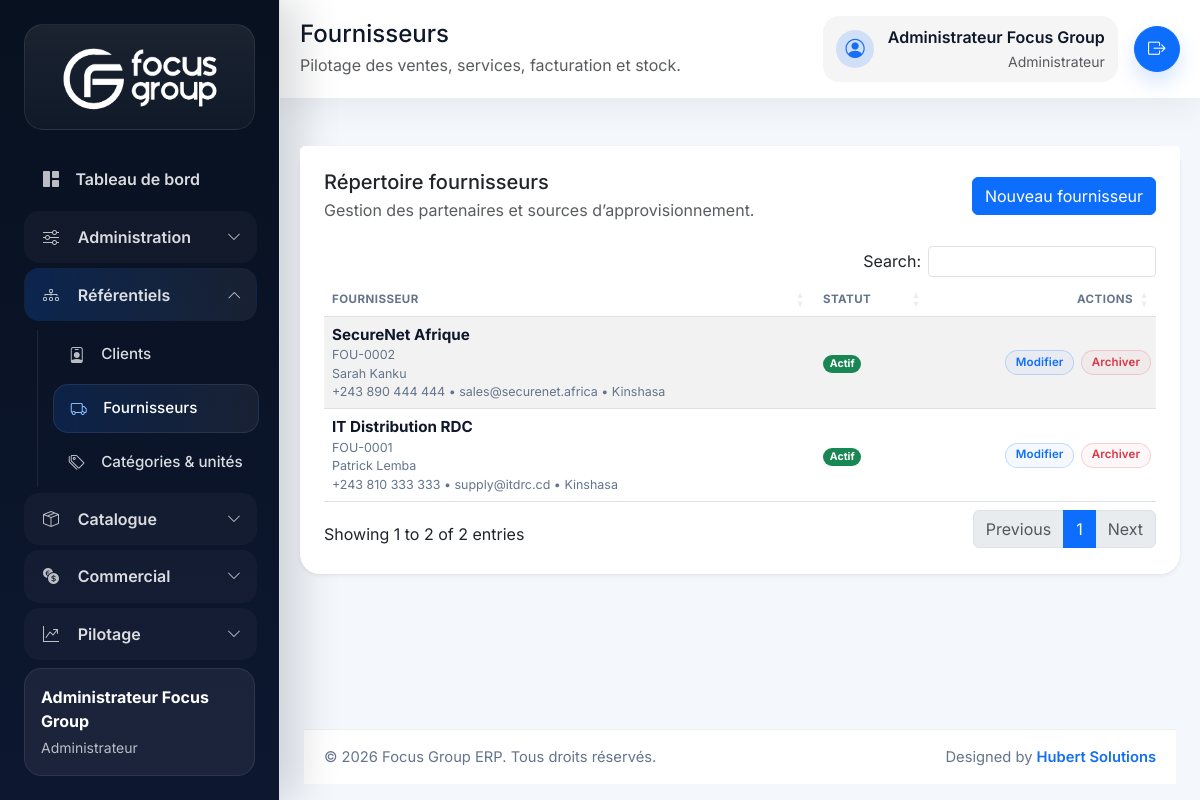
Page /index.php/suppliers (signed in) on the committed database.
### tables this page shows
CREATE TABLE suppliers (
    id BIGINT UNSIGNED AUTO_INCREMENT PRIMARY KEY,
    supplier_code VARCHAR(30) NOT NULL UNIQUE,
    company_name VARCHAR(150) NOT NULL,
    contact_name VARCHAR(150) NULL,
    phone VARCHAR(30) NULL,
    email VARCHAR(150) NULL,
    address TEXT NULL,
    city VARCHAR(100) NULL,
    notes TEXT NULL,
    is_active TINYINT(1) NOT NULL DEFAULT 1,
    deleted_at DATETIME NULL,
    created_at DATETIME NOT NULL DEFAULT CURRENT_TIMESTAMP,
    updated_at DATETIME NOT NULL DEFAULT CURRENT_TIMESTAMP ON UPDATE CURRENT_TIMESTAMP
);

### app/Core/Controller.php (called while the page is built, shortened)
<?php
class Controller
{
    public function render(string $view, array $data = [], string $layout = 'app'): void
    {
        extract($data, EXTR_SKIP);
        $viewFile = view_path($view);
        require $viewFile;
    }
}

### app/Controllers/SupplierController.php (called while the page is built, shortened)
<?php
final class SupplierController extends Controller
{
    public function index(): void
    {
        $this->render('suppliers.index', [
            'pageTitle' => 'Fournisseurs',
            'suppliers' => (new Supplier())->all(),
        ]);
    }
}

### app/Core/Router.php (called while the page is built, shortened)
<?php
final class Router
{
    private array $routes = [];
    private function addRoute(string $method, string $uri, array $action, array $middleware = []): void
    {
        $this->routes[$method][$this->normalizePath($uri)] = [
            'action' => $action,
            'middleware' => $middleware,
        ];
    }
    public function dispatch(string $method, string $uri): void
    {
        $path = $this->normalizeRequestUri($uri);
        $route = $this->routes[$method][$path] ?? null;
        try {
            [$controllerClass, $controllerMethod] = $route['action'];
            $controller = new $controllerClass();
            $controller->{$controllerMethod}();
        } catch (Throwable $throwable) {
            http_response_code(500);
            $this->renderError(500, 'Erreur interne', $throwable->getMessage());
        }
    }
    private function normalizeRequestUri(string $uri): string
    {
        $path = parse_url($uri, PHP_URL_PATH) ?: '/';
        if ($path === '/index.php') {
            $path = '/';
        } elseif (str_starts_with($path, '/index.php/')) {
            $path = substr($path, strlen('/index.php')) ?: '/';
        }
        return $this->normalizePath($path);
    }
    private function normalizePath(string $path): string
    {
        $path = '/' . trim($path, '/');
        return $path === '//' ? '/' : (rtrim($path, '/') ?: '/');
    }
}

### index.php (called while the page is built, shortened)
<?php
$appConfig = require __DIR__ . '/config/app.php';
if (($appConfig['base_url'] ?? '') === '') {
    $scriptName = str_replace('\\', '/', (string) ($_SERVER['SCRIPT_NAME'] ?? ''));
    $basePath = str_replace('\\', '/', dirname($scriptName));
    $appConfig['base_url'] = $basePath === '/' || $basePath === '.' ? '' : rtrim($basePath, '/');
}
$GLOBALS['config'] = [
    'app' => $appConfig,
    'database' => file_exists(__DIR__ . '/config/database.local.php')
        ? require __DIR__ . '/config/database.local.php'
        : require __DIR__ . '/config/database.php',
];
require __DIR__ . '/app/Helpers/functions.php';
spl_autoload_register(static function (string $class): void {
    $prefix = 'App\\';
    $baseDir = __DIR__ . '/app/';
    $relativeClass = substr($class, strlen($prefix));
    $file = $baseDir . str_replace('\\', '/', $relativeClass) . '.php';
});
$router = new Router();
$router->dispatch($_SERVER['REQUEST_METHOD'] ?? 'GET', $_SERVER['REQUEST_URI'] ?? '/');

### app/Helpers/functions.php (called while the page is built, shortened)
<?php
if (!function_exists('config')) {
    function config(?string $key = null, mixed $default = null): mixed
    {
        $config = $GLOBALS['config'] ?? [];
        $segments = explode('.', $key);
        $value = $config;
        foreach ($segments as $segment) {
            $value = $value[$segment];
        }
        return $value;
    }
}
if (!function_exists('url')) {
    function url(string $path = ''): string
    {
        $baseUrl = rtrim((string) config('app.base_url', ''), '/');
        $path = '/' . ltrim($path, '/');
        $routePrefix = rtrim((string) config('app.route_prefix', ''), '/');
        if (str_starts_with($path, '/public/')) {
            return ($baseUrl === '' ? '' : $baseUrl) . $path;
        }
        $prefix = $routePrefix === '' ? '' : $routePrefix;
        return ($baseUrl === '' ? '' : $baseUrl) . $prefix . $path;
    }
}
if (!function_exists('e')) {
    function e(?string $value): string
    {
        return htmlspecialchars((string) $value, ENT_QUOTES, 'UTF-8');
    }
}
if (!function_exists('user_has_role')) {
    function user_has_role(array|string $roles): bool
    {
        return Auth::hasRole($roles);
    }
}
if (!function_exists('user_is_admin')) {
    function user_is_admin(): bool
    {
        return user_has_role('administrateur');
    }
}

### app/Core/Model.php (called while the page is built, shortened)
<?php
abstract class Model
{
    public function __construct()
    {
        $this->db = Database::connection();
    }
}

### app/Core/Database.php (called while the page is built, shortened)
<?php
final class Database
{
    private static ?PDO $connection = null;
    public static function connection(): PDO
    {
        $config = config('database');
        $dsn = sprintf(
            'mysql:host=%s;port=%s;dbname=%s;charset=%s',
            $config['host'],
            $config['port'],
            $config['dbname'],
            $config['charset']
        );
        try {
            self::$connection = new PDO($dsn, $config['username'], $config['password'], $config['options']);
        } catch (PDOException $exception) {
            throw new RuntimeException('Connexion MySQL impossible : ' . $exception->getMessage());
        }
        return self::$connection;
    }
}

### app/Models/Supplier.php (called while the page is built, shortened)
<?php
final class Supplier extends Model
{
    public function all(): array
    {
        $statement = $this->db->query('SELECT * FROM suppliers WHERE deleted_at IS NULL ORDER BY id DESC');
        return $statement->fetchAll();
    }
}

### app/Core/Session.php (called while the page is built, shortened)
<?php
final class Session
{
    public static function get(string $key, mixed $default = null): mixed
    {
        $segments = explode('.', $key);
        $value = $_SESSION;
        foreach ($segments as $segment) {
            $value = $value[$segment];
        }
        return $value;
    }
}

### app/Core/Auth.php (called while the page is built, shortened)
<?php
final class Auth
{
    public static function user(): ?array
    {
        $user = Session::get('auth.user');
        return is_array($user) ? $user : null;
    }
    public static function hasRole(array|string $roles): bool
    {
        $roles = (array) $roles;
        $currentRole = self::user()['role_code'] ?? null;
        return $currentRole !== null && in_array($currentRole, $roles, true);
    }
}

### app/Views/suppliers/index.php (the view, shortened to what this page needs)
<div class="card border-0 shadow-sm">
    <div class="card-header bg-white border-0 pt-4 px-4 d-flex justify-content-between align-items-center">
        <div>
            <h3 class="h5 mb-1">Répertoire fournisseurs</h3>
            <p class="text-muted mb-0">Gestion des partenaires et sources d’approvisionnement.</p>
        </div>
        <a href="<?= e(url('/suppliers/create')); ?>" class="btn btn-primary">Nouveau fournisseur</a>
    </div>
    <div class="card-body px-4 pb-4">
        <div class="table-responsive">
            <table class="table table-striped align-middle js-datatable">
                <thead>
                    <tr>
                        <th>Fournisseur</th>
                        <th data-mobile-hidden="true">Statut</th>
                        <th class="text-end">Actions</th>
                    </tr>
                </thead>
                <tbody>
                    <?php foreach ($suppliers as $supplier): ?>
                        <tr>
                            <td>
                                <div class="table-cell-stack">
                                    <div class="table-cell-main"><?= e($supplier['company_name']); ?></div>
                                    <div class="table-cell-meta"><?= e($supplier['supplier_code']); ?></div>
                                    <?php if (!empty($supplier['contact_name'])): ?>
                                        <div class="table-cell-meta"><?= e($supplier['contact_name']); ?></div>
                                    <?php endif; ?>
                                    <?php if (!empty($supplier['phone']) || !empty($supplier['email']) || !empty($supplier['city'])): ?>
                                        <div class="table-cell-meta">
                                            <?= e($supplier['phone'] ?: '—'); ?><?= $supplier['email'] ? ' • ' . e($supplier['email']) : ''; ?><?= $supplier['city'] ? ' • ' . e($supplier['city']) : ''; ?>
                                        </div>
                                    <?php endif; ?>
                                </div>
                            </td>
                            <td>
                                <span class="badge rounded-pill <?= (int) $supplier['is_active'] === 1 ? 'text-bg-success' : 'text-bg-secondary'; ?>">
                                    <?= (int) $supplier['is_active'] === 1 ? 'Actif' : 'Inactif'; ?>
                                </span>
                            </td>
                            <td class="text-end">
                                <?php if (user_is_admin()): ?>
                                    <div class="table-actions">
                                        <a href="<?= e(url('/suppliers/edit?id=' . $supplier['id'])); ?>" class="btn btn-sm btn-outline-primary table-action-btn">Modifier</a>
                                        <form method="post" action="<?= e(url('/suppliers/delete')); ?>" onsubmit="return confirm('Archiver ce fournisseur ?');">
                                            <button type="submit" class="btn btn-sm btn-outline-danger table-action-btn">Archiver</button>
                                        </form>
                                    </div>
                                <?php else: ?>
                                    <span class="text-muted small">Lecture seule</span>
                                <?php endif; ?>
                            </td>
                        </tr>
                    <?php endforeach; ?>
                </tbody>
            </table>
        </div>
    </div>
</div>

### public/assets/css/app.css (style rules this page uses)
:root { --fg-primary: #156ff3; --fg-primary-dark: #0c56c9; --fg-primary-soft: rgba(21, 111, 243, 0.16); --fg-dark: #0f172a; --fg-muted: #64748b; --fg-soft: #f8fafc; --fg-sidebar: #08111f; --fg-sidebar-soft: #0f1d36; }
body { font-family: 'Inter', sans-serif; background: #f4f7fb; color: var(--fg-dark); }
.card { border-radius: 1.25rem; }
.table thead th { color: var(--fg-muted); font-size: 0.72rem; text-transform: uppercase; letter-spacing: 0.04em; }
.table tbody td { vertical-align: middle; font-size: 0.88rem; line-height: 1.35; }
.table-cell-stack { display: flex; flex-direction: column; gap: 0.15rem; }
.table-cell-main { font-size: 0.95rem; font-weight: 700; color: var(--fg-dark); line-height: 1.3; }
.table-cell-meta { font-size: 0.78rem; color: var(--fg-muted); line-height: 1.3; }
.table-actions { display: inline-flex; align-items: center; justify-content: flex-end; flex-wrap: wrap; gap: 0.4rem; }
.table-action-btn { padding: 0.28rem 0.62rem; border-radius: 999px; font-size: 0.72rem; font-weight: 600; line-height: 1.2; letter-spacing: 0.01em; box-shadow: none !important; }
.table-action-btn.btn-outline-primary { color: #0d6efd; border-color: rgba(13, 110, 253, 0.22); background: rgba(13, 110, 253, 0.04); }
.table-action-btn.btn-outline-danger { color: #dc3545; border-color: rgba(220, 53, 69, 0.2); background: rgba(220, 53, 69, 0.04); }

### rows in the picture
suppliers: company_name "SecureNet Afrique", supplier_code "FOU-0002", contact_name "Sarah Kanku", phone "+243 890 444 444", email "sales@securenet.africa", city "Kinshasa", is_active "Actif"
suppliers: company_name "IT Distribution RDC", supplier_code "FOU-0001", contact_name "Patrick Lemba", phone "+243 810 333 333", email "supply@itdrc.cd", city "Kinshasa", is_active "Actif"

### other values in the picture
$currentUser['full_name'] "Administrateur Focus Group"
$currentUser['role_name'] "Administrateur"
$pageTitle "Fournisseurs"
app_scope_description() "Pilotage des ventes, services, facturation et stock."
config('app.name') "Focus Group ERP"
